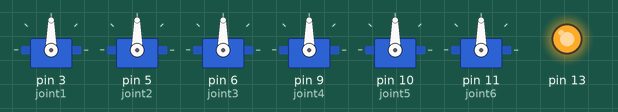
Recording of a sketch running on a simulated Arduino Uno, built with avr-gcc and run on an emulated ATmega328P. Parts: 6 × servo, output pins drawn as LEDs (lit = HIGH). The ROS host is connected and sends only what is stated.

Above: at 0.1 s.
At 2.6 s:
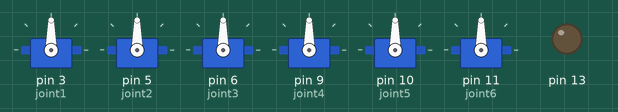
Timing chart, 0 to 4.1 s (numbered marks = the images above):
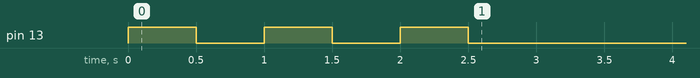

The sketch:

arm_driver.ino
```cpp
#include "Servo.h"	//引用Arduino舵机驱动头文件

#include <ros.h>	//引用ros头文件
#include <sensor_msgs/JointState.h>	//引用sensor_msgs的JointState类型的数据

ros::NodeHandle nh;	//声明ROS句柄

//实例化舵机对象
Servo joint1;
Servo joint2;
Servo joint3;
Servo joint4;
Servo joint5;
Servo joint6;

/****************************************************************************
*函数名称：arm_callback														*
*函数类型：void																*
*函数功能：当订阅到joint_states话题时，将该话题的positio数据内容给舵机执行	*
*输入参数：data，当前订阅到的joint_states的内容								*
*输出参数：无																*
****************************************************************************/
void arm_callback( const sensor_msgs::JointState& data )
{
	//joint_states的position内容是对应joint的弧度值，position的0对应我们机械臂的90°
	//-1.57~1.57（弧度值）对应0°~180°（角度值），所以有了下面的计算
	//由于计算的结构取整可能会超过0~180的范围，所以用了if...else if ...

	int joint1_angle = data.position[7]*360/6.28+90;
	if(joint1_angle<0)
		joint1_angle = 0;
	else if(joint1_angle>180)
		joint1_angle = 180;
	joint1.write(joint1_angle);

	int joint2_angle = data.position[8]*360/6.28+90;
	if(joint2_angle<0)
		joint2_angle = 0;
	else if(joint2_angle>180)
		joint2_angle = 180;
	joint2.write(joint2_angle);

	int joint3_angle = data.position[9]*360/6.28+90;
	if(joint3_angle<0)
		joint3_angle = 0;
	else if(joint3_angle>180)
		joint3_angle = 180;
	joint3.write(joint3_angle);

	int joint4_angle = data.position[10]*360/6.28+90;
	if(joint4_angle<0)
		joint4_angle = 0;
	else if(joint4_angle>180)
		joint4_angle = 180;
	joint4.write(joint4_angle);

	int joint5_angle = data.position[11]*360/6.28+90;
	if(joint5_angle<0)
		joint5_angle = 0;
	else if(joint5_angle>180)
		joint5_angle = 180;
	joint5.write(joint5_angle);

  /*
	int joint6_angle = data.position[12]*360/6.28+90;
	if(joint6_angle<0)
		joint6_angle = 0;
	else if(joint6_angle>180)
		joint6_angle = 180;
	joint6.write(joint6_angle);
 */
}

//实例化订阅，订阅的话题名为joint_states，话题消息类型为sensor_msgs::JointState，回调函数为arm_callback
ros::Subscriber<sensor_msgs::JointState> sub("joint_states", &arm_callback );

/****************************
*函数名称：setup			*
*函数类型：void				*
*函数功能：初始化相关硬件	*
*输入参数：无				*
*输出参数：无				*
****************************/
void setup()
{
  nh.initNode();	//初始化节点
  nh.subscribe(sub);	//订阅

  joint1.attach(3);	//joint1在D3引脚
  joint2.attach(5);	//joint2在D5引脚
  joint3.attach(6);	//joint3在D6引脚
  joint4.attach(9);	//joint4在D9引脚
  joint5.attach(10);	//joint5在D10引脚
  joint6.attach(11);	//joint6在11引脚

  pinMode(13,OUTPUT);	//设置D13引脚为输出模式

  //D13引脚在Arduino上面默认有个LED
  //在我们的驱动板当中D13有连接了一个蜂鸣器
  //这里的功能是开机提示
  digitalWrite(13,HIGH);
  delay(500);
  digitalWrite(13,LOW);
  delay(500);

  digitalWrite(13,HIGH);
  delay(500);
  digitalWrite(13,LOW);
  delay(500);

  digitalWrite(13,HIGH);
  delay(500);
  digitalWrite(13,LOW);
  delay(500);
}

/************************************
*函数名称：loop						*
*函数类型：void						*
*函数功能：程序执行内容，循环执行	*
*输入参数：无						*
*输出参数：无						*
************************************/
void loop()
{
  nh.spinOnce();	//在Arduino的loop函数，调用nh.spinOnce()，这样所有的ROS回调函数就会被处理
  delay(1);	//延时1ms
}
```
